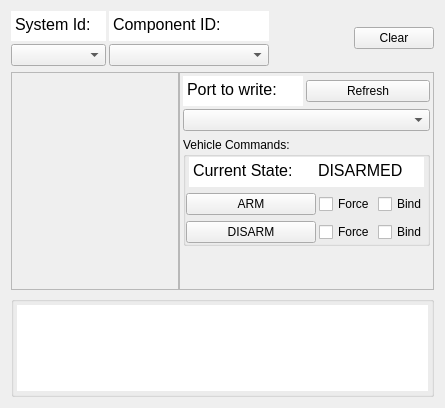
<?xml version="1.0" encoding="UTF-8"?>
<ui version="4.0">
 <class>MavlinkInspector</class>
 <widget class="QWidget" name="MavlinkInspector">
  <property name="geometry">
   <rect>
    <x>0</x>
    <y>0</y>
    <width>445</width>
    <height>408</height>
   </rect>
  </property>
  <property name="sizePolicy">
   <sizepolicy hsizetype="Preferred" vsizetype="Preferred">
    <horstretch>0</horstretch>
    <verstretch>0</verstretch>
   </sizepolicy>
  </property>
  <property name="minimumSize">
   <size>
    <width>440</width>
    <height>300</height>
   </size>
  </property>
  <property name="maximumSize">
   <size>
    <width>16777215</width>
    <height>16777215</height>
   </size>
  </property>
  <property name="windowTitle">
   <string>Form</string>
  </property>
  <property name="locale">
   <locale language="English" country="UnitedStates"/>
  </property>
  <layout class="QVBoxLayout" name="verticalLayout_8">
   <item>
    <layout class="QHBoxLayout" name="horizontalLayout">
     <property name="spacing">
      <number>3</number>
     </property>
     <item>
      <layout class="QVBoxLayout" name="verticalLayout">
       <property name="spacing">
        <number>3</number>
       </property>
       <item>
        <widget class="QTextBrowser" name="textBrowser_2">
         <property name="sizePolicy">
          <sizepolicy hsizetype="MinimumExpanding" vsizetype="Fixed">
           <horstretch>0</horstretch>
           <verstretch>0</verstretch>
          </sizepolicy>
         </property>
         <property name="minimumSize">
          <size>
           <width>95</width>
           <height>20</height>
          </size>
         </property>
         <property name="maximumSize">
          <size>
           <width>500</width>
           <height>30</height>
          </size>
         </property>
         <property name="sizeIncrement">
          <size>
           <width>0</width>
           <height>0</height>
          </size>
         </property>
         <property name="baseSize">
          <size>
           <width>0</width>
           <height>0</height>
          </size>
         </property>
         <property name="layoutDirection">
          <enum>Qt::LeftToRight</enum>
         </property>
         <property name="autoFillBackground">
          <bool>false</bool>
         </property>
         <property name="frameShape">
          <enum>QFrame::NoFrame</enum>
         </property>
         <property name="frameShadow">
          <enum>QFrame::Plain</enum>
         </property>
         <property name="verticalScrollBarPolicy">
          <enum>Qt::ScrollBarAlwaysOff</enum>
         </property>
         <property name="horizontalScrollBarPolicy">
          <enum>Qt::ScrollBarAlwaysOff</enum>
         </property>
         <property name="sizeAdjustPolicy">
          <enum>QAbstractScrollArea::AdjustToContents</enum>
         </property>
         <property name="lineWrapMode">
          <enum>QTextEdit::WidgetWidth</enum>
         </property>
         <property name="html">
          <string>&lt;!DOCTYPE HTML PUBLIC &quot;-//W3C//DTD HTML 4.0//EN&quot; &quot;http://www.w3.org/TR/REC-html40/strict.dtd&quot;&gt;
&lt;html&gt;&lt;head&gt;&lt;meta name=&quot;qrichtext&quot; content=&quot;1&quot; /&gt;&lt;meta charset=&quot;utf-8&quot; /&gt;&lt;style type=&quot;text/css&quot;&gt;
p, li { white-space: pre-wrap; }
hr { height: 1px; border-width: 0; }
li.unchecked::marker { content: &quot;\2610&quot;; }
li.checked::marker { content: &quot;\2612&quot;; }
&lt;/style&gt;&lt;/head&gt;&lt;body style=&quot; font-family:'Segoe UI'; font-size:9pt; font-weight:400; font-style:normal;&quot;&gt;
&lt;p style=&quot; margin-top:0px; margin-bottom:0px; margin-left:0px; margin-right:0px; -qt-block-indent:0; text-indent:0px;&quot;&gt;&lt;span style=&quot; font-size:12pt;&quot;&gt;System Id:&lt;/span&gt;&lt;/p&gt;&lt;/body&gt;&lt;/html&gt;</string>
         </property>
         <property name="textInteractionFlags">
          <set>Qt::NoTextInteraction</set>
         </property>
        </widget>
       </item>
       <item>
        <widget class="QComboBox" name="cmbx_sysid">
         <property name="sizePolicy">
          <sizepolicy hsizetype="MinimumExpanding" vsizetype="Fixed">
           <horstretch>30</horstretch>
           <verstretch>0</verstretch>
          </sizepolicy>
         </property>
         <property name="minimumSize">
          <size>
           <width>50</width>
           <height>0</height>
          </size>
         </property>
         <property name="maximumSize">
          <size>
           <width>500</width>
           <height>16777215</height>
          </size>
         </property>
         <property name="baseSize">
          <size>
           <width>0</width>
           <height>0</height>
          </size>
         </property>
        </widget>
       </item>
      </layout>
     </item>
     <item>
      <layout class="QVBoxLayout" name="verticalLayout_2">
       <property name="spacing">
        <number>3</number>
       </property>
       <item>
        <widget class="QTextBrowser" name="textBrowser_3">
         <property name="sizePolicy">
          <sizepolicy hsizetype="MinimumExpanding" vsizetype="Fixed">
           <horstretch>0</horstretch>
           <verstretch>0</verstretch>
          </sizepolicy>
         </property>
         <property name="minimumSize">
          <size>
           <width>160</width>
           <height>30</height>
          </size>
         </property>
         <property name="maximumSize">
          <size>
           <width>500</width>
           <height>30</height>
          </size>
         </property>
         <property name="sizeIncrement">
          <size>
           <width>0</width>
           <height>0</height>
          </size>
         </property>
         <property name="baseSize">
          <size>
           <width>0</width>
           <height>0</height>
          </size>
         </property>
         <property name="layoutDirection">
          <enum>Qt::LeftToRight</enum>
         </property>
         <property name="autoFillBackground">
          <bool>false</bool>
         </property>
         <property name="frameShape">
          <enum>QFrame::NoFrame</enum>
         </property>
         <property name="frameShadow">
          <enum>QFrame::Plain</enum>
         </property>
         <property name="verticalScrollBarPolicy">
          <enum>Qt::ScrollBarAlwaysOff</enum>
         </property>
         <property name="horizontalScrollBarPolicy">
          <enum>Qt::ScrollBarAlwaysOff</enum>
         </property>
         <property name="sizeAdjustPolicy">
          <enum>QAbstractScrollArea::AdjustToContents</enum>
         </property>
         <property name="lineWrapMode">
          <enum>QTextEdit::WidgetWidth</enum>
         </property>
         <property name="html">
          <string>&lt;!DOCTYPE HTML PUBLIC &quot;-//W3C//DTD HTML 4.0//EN&quot; &quot;http://www.w3.org/TR/REC-html40/strict.dtd&quot;&gt;
&lt;html&gt;&lt;head&gt;&lt;meta name=&quot;qrichtext&quot; content=&quot;1&quot; /&gt;&lt;meta charset=&quot;utf-8&quot; /&gt;&lt;style type=&quot;text/css&quot;&gt;
p, li { white-space: pre-wrap; }
hr { height: 1px; border-width: 0; }
li.unchecked::marker { content: &quot;\2610&quot;; }
li.checked::marker { content: &quot;\2612&quot;; }
&lt;/style&gt;&lt;/head&gt;&lt;body style=&quot; font-family:'Segoe UI'; font-size:9pt; font-weight:400; font-style:normal;&quot;&gt;
&lt;p style=&quot; margin-top:0px; margin-bottom:0px; margin-left:0px; margin-right:0px; -qt-block-indent:0; text-indent:0px;&quot;&gt;&lt;span style=&quot; font-size:12pt;&quot;&gt;Component ID:&lt;/span&gt;&lt;/p&gt;&lt;/body&gt;&lt;/html&gt;</string>
         </property>
         <property name="textInteractionFlags">
          <set>Qt::NoTextInteraction</set>
         </property>
        </widget>
       </item>
       <item>
        <widget class="QComboBox" name="cmbx_compid">
         <property name="sizePolicy">
          <sizepolicy hsizetype="MinimumExpanding" vsizetype="Fixed">
           <horstretch>30</horstretch>
           <verstretch>0</verstretch>
          </sizepolicy>
         </property>
         <property name="minimumSize">
          <size>
           <width>160</width>
           <height>0</height>
          </size>
         </property>
         <property name="maximumSize">
          <size>
           <width>500</width>
           <height>16777215</height>
          </size>
         </property>
         <property name="baseSize">
          <size>
           <width>0</width>
           <height>0</height>
          </size>
         </property>
        </widget>
       </item>
      </layout>
     </item>
     <item>
      <spacer name="horizontalSpacer">
       <property name="orientation">
        <enum>Qt::Horizontal</enum>
       </property>
       <property name="sizeType">
        <enum>QSizePolicy::Expanding</enum>
       </property>
       <property name="sizeHint" stdset="0">
        <size>
         <width>40</width>
         <height>20</height>
        </size>
       </property>
      </spacer>
     </item>
     <item>
      <widget class="QPushButton" name="btn_clear">
       <property name="text">
        <string>Clear</string>
       </property>
      </widget>
     </item>
    </layout>
   </item>
   <item>
    <layout class="QHBoxLayout" name="horizontalLayout_2">
     <property name="spacing">
      <number>0</number>
     </property>
     <item>
      <layout class="QVBoxLayout" name="verticalLayout_3">
       <property name="spacing">
        <number>3</number>
       </property>
       <item>
        <widget class="QScrollArea" name="scrollArea">
         <property name="sizePolicy">
          <sizepolicy hsizetype="MinimumExpanding" vsizetype="MinimumExpanding">
           <horstretch>0</horstretch>
           <verstretch>0</verstretch>
          </sizepolicy>
         </property>
         <property name="minimumSize">
          <size>
           <width>150</width>
           <height>0</height>
          </size>
         </property>
         <property name="widgetResizable">
          <bool>true</bool>
         </property>
         <widget class="QWidget" name="scrollAreaWidgetContents">
          <property name="geometry">
           <rect>
            <x>0</x>
            <y>0</y>
            <width>166</width>
            <height>228</height>
           </rect>
          </property>
         </widget>
        </widget>
       </item>
      </layout>
     </item>
     <item>
      <widget class="QScrollArea" name="scrollArea_cmds">
       <property name="sizePolicy">
        <sizepolicy hsizetype="Preferred" vsizetype="MinimumExpanding">
         <horstretch>0</horstretch>
         <verstretch>0</verstretch>
        </sizepolicy>
       </property>
       <property name="minimumSize">
        <size>
         <width>255</width>
         <height>0</height>
        </size>
       </property>
       <property name="widgetResizable">
        <bool>true</bool>
       </property>
       <widget class="QWidget" name="scrollAreaWidgetContents_2">
        <property name="geometry">
         <rect>
          <x>0</x>
          <y>0</y>
          <width>253</width>
          <height>230</height>
         </rect>
        </property>
        <layout class="QVBoxLayout" name="verticalLayout_6">
         <property name="leftMargin">
          <number>3</number>
         </property>
         <property name="topMargin">
          <number>3</number>
         </property>
         <property name="rightMargin">
          <number>3</number>
         </property>
         <property name="bottomMargin">
          <number>3</number>
         </property>
         <item>
          <layout class="QVBoxLayout" name="verticalLayout_4">
           <property name="spacing">
            <number>3</number>
           </property>
           <item>
            <layout class="QHBoxLayout" name="horizontalLayout_8">
             <property name="spacing">
              <number>3</number>
             </property>
             <item>
              <widget class="QTextBrowser" name="textBrowser_5">
               <property name="sizePolicy">
                <sizepolicy hsizetype="MinimumExpanding" vsizetype="Fixed">
                 <horstretch>0</horstretch>
                 <verstretch>0</verstretch>
                </sizepolicy>
               </property>
               <property name="minimumSize">
                <size>
                 <width>120</width>
                 <height>30</height>
                </size>
               </property>
               <property name="maximumSize">
                <size>
                 <width>0</width>
                 <height>30</height>
                </size>
               </property>
               <property name="sizeIncrement">
                <size>
                 <width>0</width>
                 <height>0</height>
                </size>
               </property>
               <property name="baseSize">
                <size>
                 <width>0</width>
                 <height>0</height>
                </size>
               </property>
               <property name="layoutDirection">
                <enum>Qt::LeftToRight</enum>
               </property>
               <property name="autoFillBackground">
                <bool>false</bool>
               </property>
               <property name="frameShape">
                <enum>QFrame::NoFrame</enum>
               </property>
               <property name="frameShadow">
                <enum>QFrame::Plain</enum>
               </property>
               <property name="verticalScrollBarPolicy">
                <enum>Qt::ScrollBarAlwaysOff</enum>
               </property>
               <property name="horizontalScrollBarPolicy">
                <enum>Qt::ScrollBarAlwaysOff</enum>
               </property>
               <property name="sizeAdjustPolicy">
                <enum>QAbstractScrollArea::AdjustToContents</enum>
               </property>
               <property name="lineWrapMode">
                <enum>QTextEdit::WidgetWidth</enum>
               </property>
               <property name="html">
                <string>&lt;!DOCTYPE HTML PUBLIC &quot;-//W3C//DTD HTML 4.0//EN&quot; &quot;http://www.w3.org/TR/REC-html40/strict.dtd&quot;&gt;
&lt;html&gt;&lt;head&gt;&lt;meta name=&quot;qrichtext&quot; content=&quot;1&quot; /&gt;&lt;meta charset=&quot;utf-8&quot; /&gt;&lt;style type=&quot;text/css&quot;&gt;
p, li { white-space: pre-wrap; }
hr { height: 1px; border-width: 0; }
li.unchecked::marker { content: &quot;\2610&quot;; }
li.checked::marker { content: &quot;\2612&quot;; }
&lt;/style&gt;&lt;/head&gt;&lt;body style=&quot; font-family:'Segoe UI'; font-size:9pt; font-weight:400; font-style:normal;&quot;&gt;
&lt;p style=&quot; margin-top:0px; margin-bottom:0px; margin-left:0px; margin-right:0px; -qt-block-indent:0; text-indent:0px;&quot;&gt;&lt;span style=&quot; font-size:12pt;&quot;&gt;Port to write:&lt;/span&gt;&lt;/p&gt;&lt;/body&gt;&lt;/html&gt;</string>
               </property>
               <property name="textInteractionFlags">
                <set>Qt::NoTextInteraction</set>
               </property>
              </widget>
             </item>
             <item>
              <widget class="QPushButton" name="btn_refresh_port_names">
               <property name="text">
                <string>Refresh</string>
               </property>
              </widget>
             </item>
            </layout>
           </item>
           <item>
            <widget class="QComboBox" name="cmbx_port_name">
             <property name="sizePolicy">
              <sizepolicy hsizetype="Preferred" vsizetype="Fixed">
               <horstretch>0</horstretch>
               <verstretch>0</verstretch>
              </sizepolicy>
             </property>
             <property name="minimumSize">
              <size>
               <width>0</width>
               <height>0</height>
              </size>
             </property>
             <property name="maximumSize">
              <size>
               <width>16777215</width>
               <height>16777215</height>
              </size>
             </property>
             <property name="baseSize">
              <size>
               <width>0</width>
               <height>0</height>
              </size>
             </property>
            </widget>
           </item>
          </layout>
         </item>
         <item>
          <widget class="QGroupBox" name="groupBox_vehicle_commands">
           <property name="sizePolicy">
            <sizepolicy hsizetype="Minimum" vsizetype="Preferred">
             <horstretch>0</horstretch>
             <verstretch>0</verstretch>
            </sizepolicy>
           </property>
           <property name="title">
            <string>Vehicle Commands:</string>
           </property>
           <layout class="QVBoxLayout" name="verticalLayout_5">
            <property name="leftMargin">
             <number>0</number>
            </property>
            <property name="topMargin">
             <number>0</number>
            </property>
            <property name="rightMargin">
             <number>0</number>
            </property>
            <property name="bottomMargin">
             <number>0</number>
            </property>
            <item>
             <layout class="QHBoxLayout" name="horizontalLayout_3">
              <property name="spacing">
               <number>0</number>
              </property>
              <property name="leftMargin">
               <number>3</number>
              </property>
              <property name="rightMargin">
               <number>3</number>
              </property>
              <item>
               <widget class="QTextBrowser" name="textBrowser_4">
                <property name="sizePolicy">
                 <sizepolicy hsizetype="Preferred" vsizetype="Fixed">
                  <horstretch>0</horstretch>
                  <verstretch>0</verstretch>
                 </sizepolicy>
                </property>
                <property name="minimumSize">
                 <size>
                  <width>125</width>
                  <height>30</height>
                 </size>
                </property>
                <property name="maximumSize">
                 <size>
                  <width>110</width>
                  <height>30</height>
                 </size>
                </property>
                <property name="sizeIncrement">
                 <size>
                  <width>0</width>
                  <height>0</height>
                 </size>
                </property>
                <property name="baseSize">
                 <size>
                  <width>0</width>
                  <height>0</height>
                 </size>
                </property>
                <property name="layoutDirection">
                 <enum>Qt::LeftToRight</enum>
                </property>
                <property name="autoFillBackground">
                 <bool>false</bool>
                </property>
                <property name="frameShape">
                 <enum>QFrame::NoFrame</enum>
                </property>
                <property name="frameShadow">
                 <enum>QFrame::Plain</enum>
                </property>
                <property name="verticalScrollBarPolicy">
                 <enum>Qt::ScrollBarAlwaysOff</enum>
                </property>
                <property name="horizontalScrollBarPolicy">
                 <enum>Qt::ScrollBarAlwaysOff</enum>
                </property>
                <property name="sizeAdjustPolicy">
                 <enum>QAbstractScrollArea::AdjustToContents</enum>
                </property>
                <property name="lineWrapMode">
                 <enum>QTextEdit::WidgetWidth</enum>
                </property>
                <property name="html">
                 <string>&lt;!DOCTYPE HTML PUBLIC &quot;-//W3C//DTD HTML 4.0//EN&quot; &quot;http://www.w3.org/TR/REC-html40/strict.dtd&quot;&gt;
&lt;html&gt;&lt;head&gt;&lt;meta name=&quot;qrichtext&quot; content=&quot;1&quot; /&gt;&lt;meta charset=&quot;utf-8&quot; /&gt;&lt;style type=&quot;text/css&quot;&gt;
p, li { white-space: pre-wrap; }
hr { height: 1px; border-width: 0; }
li.unchecked::marker { content: &quot;\2610&quot;; }
li.checked::marker { content: &quot;\2612&quot;; }
&lt;/style&gt;&lt;/head&gt;&lt;body style=&quot; font-family:'Segoe UI'; font-size:9pt; font-weight:400; font-style:normal;&quot;&gt;
&lt;p style=&quot; margin-top:0px; margin-bottom:0px; margin-left:0px; margin-right:0px; -qt-block-indent:0; text-indent:0px;&quot;&gt;&lt;span style=&quot; font-size:12pt;&quot;&gt;Current State:&lt;/span&gt;&lt;/p&gt;&lt;/body&gt;&lt;/html&gt;</string>
                </property>
                <property name="textInteractionFlags">
                 <set>Qt::NoTextInteraction</set>
                </property>
               </widget>
              </item>
              <item>
               <widget class="QTextBrowser" name="txt_armed_state">
                <property name="sizePolicy">
                 <sizepolicy hsizetype="Preferred" vsizetype="Fixed">
                  <horstretch>0</horstretch>
                  <verstretch>0</verstretch>
                 </sizepolicy>
                </property>
                <property name="minimumSize">
                 <size>
                  <width>0</width>
                  <height>30</height>
                 </size>
                </property>
                <property name="maximumSize">
                 <size>
                  <width>16777215</width>
                  <height>30</height>
                 </size>
                </property>
                <property name="sizeIncrement">
                 <size>
                  <width>0</width>
                  <height>0</height>
                 </size>
                </property>
                <property name="baseSize">
                 <size>
                  <width>0</width>
                  <height>0</height>
                 </size>
                </property>
                <property name="layoutDirection">
                 <enum>Qt::LeftToRight</enum>
                </property>
                <property name="autoFillBackground">
                 <bool>false</bool>
                </property>
                <property name="frameShape">
                 <enum>QFrame::NoFrame</enum>
                </property>
                <property name="frameShadow">
                 <enum>QFrame::Plain</enum>
                </property>
                <property name="verticalScrollBarPolicy">
                 <enum>Qt::ScrollBarAlwaysOff</enum>
                </property>
                <property name="horizontalScrollBarPolicy">
                 <enum>Qt::ScrollBarAlwaysOff</enum>
                </property>
                <property name="sizeAdjustPolicy">
                 <enum>QAbstractScrollArea::AdjustToContents</enum>
                </property>
                <property name="lineWrapMode">
                 <enum>QTextEdit::WidgetWidth</enum>
                </property>
                <property name="html">
                 <string>&lt;!DOCTYPE HTML PUBLIC &quot;-//W3C//DTD HTML 4.0//EN&quot; &quot;http://www.w3.org/TR/REC-html40/strict.dtd&quot;&gt;
&lt;html&gt;&lt;head&gt;&lt;meta name=&quot;qrichtext&quot; content=&quot;1&quot; /&gt;&lt;meta charset=&quot;utf-8&quot; /&gt;&lt;style type=&quot;text/css&quot;&gt;
p, li { white-space: pre-wrap; }
hr { height: 1px; border-width: 0; }
li.unchecked::marker { content: &quot;\2610&quot;; }
li.checked::marker { content: &quot;\2612&quot;; }
&lt;/style&gt;&lt;/head&gt;&lt;body style=&quot; font-family:'Segoe UI'; font-size:9pt; font-weight:400; font-style:normal;&quot;&gt;
&lt;p style=&quot; margin-top:0px; margin-bottom:0px; margin-left:0px; margin-right:0px; -qt-block-indent:0; text-indent:0px;&quot;&gt;&lt;span style=&quot; font-size:12pt;&quot;&gt;DISARMED&lt;/span&gt;&lt;/p&gt;&lt;/body&gt;&lt;/html&gt;</string>
                </property>
                <property name="textInteractionFlags">
                 <set>Qt::NoTextInteraction</set>
                </property>
               </widget>
              </item>
             </layout>
            </item>
            <item>
             <layout class="QHBoxLayout" name="horizontalLayout_6">
              <property name="spacing">
               <number>3</number>
              </property>
              <item>
               <widget class="QPushButton" name="btn_arm">
                <property name="sizePolicy">
                 <sizepolicy hsizetype="MinimumExpanding" vsizetype="Fixed">
                  <horstretch>0</horstretch>
                  <verstretch>0</verstretch>
                 </sizepolicy>
                </property>
                <property name="minimumSize">
                 <size>
                  <width>50</width>
                  <height>0</height>
                 </size>
                </property>
                <property name="text">
                 <string>ARM</string>
                </property>
               </widget>
              </item>
              <item>
               <widget class="QCheckBox" name="checkBox_arm_force">
                <property name="maximumSize">
                 <size>
                  <width>60</width>
                  <height>16777215</height>
                 </size>
                </property>
                <property name="text">
                 <string>Force</string>
                </property>
               </widget>
              </item>
              <item>
               <widget class="QCheckBox" name="checkBox_arm_bind">
                <property name="maximumSize">
                 <size>
                  <width>60</width>
                  <height>16777215</height>
                 </size>
                </property>
                <property name="text">
                 <string>Bind</string>
                </property>
                <property name="checkable">
                 <bool>true</bool>
                </property>
               </widget>
              </item>
             </layout>
            </item>
            <item>
             <layout class="QHBoxLayout" name="horizontalLayout_7">
              <property name="spacing">
               <number>3</number>
              </property>
              <item>
               <widget class="QPushButton" name="btn_disarm">
                <property name="sizePolicy">
                 <sizepolicy hsizetype="MinimumExpanding" vsizetype="Fixed">
                  <horstretch>0</horstretch>
                  <verstretch>0</verstretch>
                 </sizepolicy>
                </property>
                <property name="minimumSize">
                 <size>
                  <width>50</width>
                  <height>0</height>
                 </size>
                </property>
                <property name="text">
                 <string>DISARM</string>
                </property>
               </widget>
              </item>
              <item>
               <widget class="QCheckBox" name="checkBox_disarm_force">
                <property name="maximumSize">
                 <size>
                  <width>60</width>
                  <height>16777215</height>
                 </size>
                </property>
                <property name="text">
                 <string>Force</string>
                </property>
               </widget>
              </item>
              <item>
               <widget class="QCheckBox" name="checkBox_disarm_bind">
                <property name="maximumSize">
                 <size>
                  <width>60</width>
                  <height>16777215</height>
                 </size>
                </property>
                <property name="text">
                 <string>Bind</string>
                </property>
                <property name="checkable">
                 <bool>true</bool>
                </property>
               </widget>
              </item>
             </layout>
            </item>
           </layout>
          </widget>
         </item>
         <item>
          <spacer name="verticalSpacer">
           <property name="orientation">
            <enum>Qt::Vertical</enum>
           </property>
           <property name="sizeHint" stdset="0">
            <size>
             <width>0</width>
             <height>40</height>
            </size>
           </property>
          </spacer>
         </item>
        </layout>
       </widget>
      </widget>
     </item>
    </layout>
   </item>
   <item>
    <widget class="QGroupBox" name="groupBox_msg_browser">
     <property name="enabled">
      <bool>true</bool>
     </property>
     <property name="font">
      <font>
       <bold>false</bold>
       <kerning>true</kerning>
      </font>
     </property>
     <property name="contextMenuPolicy">
      <enum>Qt::DefaultContextMenu</enum>
     </property>
     <property name="title">
      <string/>
     </property>
     <property name="flat">
      <bool>false</bool>
     </property>
     <layout class="QVBoxLayout" name="verticalLayout_7">
      <property name="spacing">
       <number>3</number>
      </property>
      <property name="leftMargin">
       <number>3</number>
      </property>
      <property name="topMargin">
       <number>3</number>
      </property>
      <property name="rightMargin">
       <number>3</number>
      </property>
      <property name="bottomMargin">
       <number>3</number>
      </property>
      <item>
       <widget class="QTextBrowser" name="txt_msg_browser">
        <property name="frameShape">
         <enum>QFrame::NoFrame</enum>
        </property>
       </widget>
      </item>
     </layout>
    </widget>
   </item>
  </layout>
 </widget>
 <resources/>
 <connections/>
</ui>
